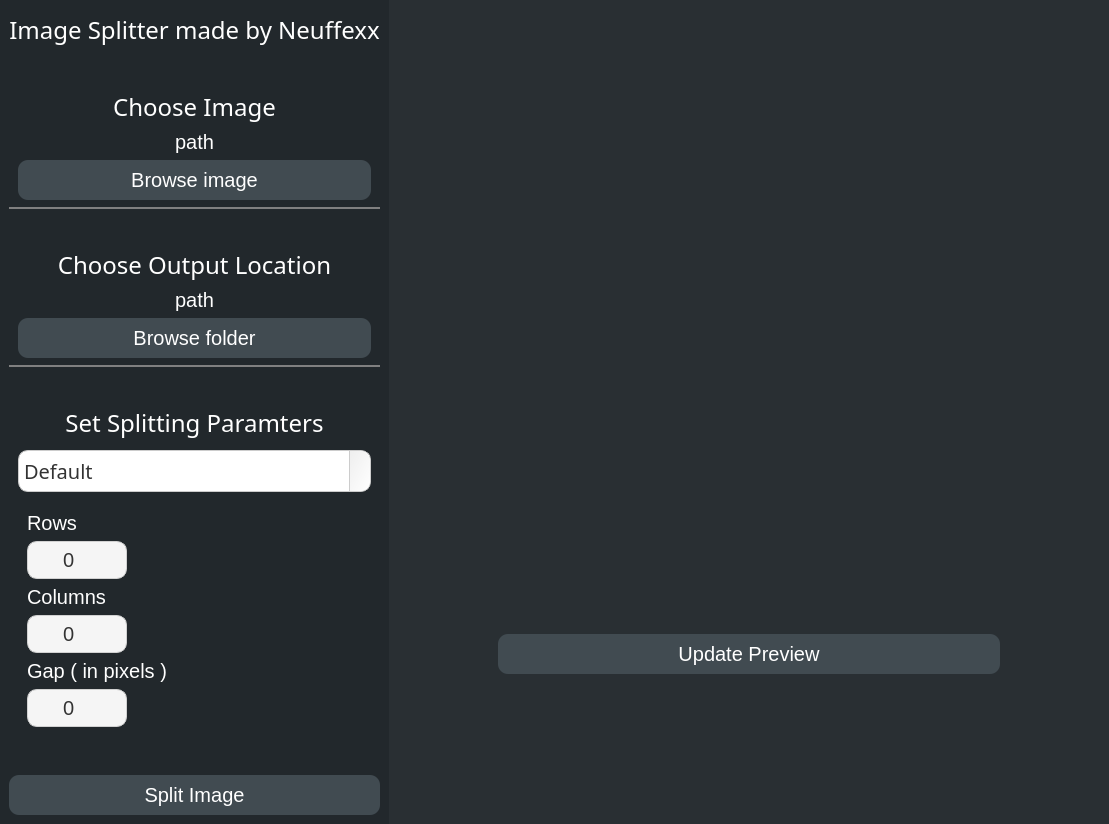
<?xml version="1.0" encoding="UTF-8"?>
<ui version="4.0">
 <class>MainWindow</class>
 <widget class="QMainWindow" name="MainWindow">
  <property name="geometry">
   <rect>
    <x>0</x>
    <y>0</y>
    <width>1109</width>
    <height>824</height>
   </rect>
  </property>
  <property name="font">
   <font>
    <pointsize>9</pointsize>
    <italic>false</italic>
    <bold>false</bold>
   </font>
  </property>
  <property name="windowTitle">
   <string>DisplayKeys-IS</string>
  </property>
  <property name="windowIcon">
   <iconset>
    <normaloff>ProjectFiles/assets/DisplayKeys-IS.ico</normaloff>ProjectFiles/assets/DisplayKeys-IS.ico</iconset>
  </property>
  <property name="styleSheet">
   <string notr="true">#left_menu_wrapper {
	background-color: #22282c;
}

#preview_wrapper {
	background-color: #292f33;
}

* {
	font: &quot;Poppins&quot;;
}

QLabel {
color: white;
}
QPushButton{
	border-radius: 10px;
	background-color: rgb(65, 75, 81);
	color: white;
}
QPushButton:hover {
    background-color: rgb(82, 95, 102);
    border: 2px solid #AAAAAA;
}
QComboBox {
	border-radius: 10px;
	background-color: rgb(65, 75, 81);
	color: white;
}
</string>
  </property>
  <widget class="QWidget" name="centralwidget">
   <layout class="QHBoxLayout" name="horizontalLayout">
    <property name="spacing">
     <number>0</number>
    </property>
    <property name="leftMargin">
     <number>0</number>
    </property>
    <property name="topMargin">
     <number>0</number>
    </property>
    <property name="rightMargin">
     <number>0</number>
    </property>
    <property name="bottomMargin">
     <number>0</number>
    </property>
    <item>
     <widget class="QWidget" name="left_menu_wrapper" native="true">
      <property name="styleSheet">
       <string notr="true"/>
      </property>
      <layout class="QVBoxLayout" name="verticalLayout_4">
       <property name="spacing">
        <number>30</number>
       </property>
       <item>
        <widget class="QLabel" name="title_label">
         <property name="font">
          <font>
           <family>Poppins</family>
           <pointsize>18</pointsize>
           <italic>false</italic>
           <bold>false</bold>
          </font>
         </property>
         <property name="text">
          <string>Image Splitter made by Neuffexx</string>
         </property>
         <property name="alignment">
          <set>Qt::AlignCenter</set>
         </property>
        </widget>
       </item>
       <item>
        <widget class="QWidget" name="import_image_wrapper" native="true">
         <property name="styleSheet">
          <string notr="true">.QWidget {
border-bottom: 2px solid grey
}</string>
         </property>
         <layout class="QVBoxLayout" name="verticalLayout">
          <item>
           <widget class="QLabel" name="browse_label">
            <property name="font">
             <font>
              <family>Poppins</family>
              <pointsize>18</pointsize>
              <italic>false</italic>
              <bold>false</bold>
             </font>
            </property>
            <property name="text">
             <string>Choose Image</string>
            </property>
            <property name="alignment">
             <set>Qt::AlignCenter</set>
            </property>
           </widget>
          </item>
          <item>
           <widget class="QLabel" name="input_image_path">
            <property name="font">
             <font>
              <pointsize>15</pointsize>
              <italic>false</italic>
              <bold>false</bold>
             </font>
            </property>
            <property name="text">
             <string>path</string>
            </property>
            <property name="alignment">
             <set>Qt::AlignCenter</set>
            </property>
           </widget>
          </item>
          <item>
           <widget class="QPushButton" name="browse_button">
            <property name="minimumSize">
             <size>
              <width>0</width>
              <height>40</height>
             </size>
            </property>
            <property name="font">
             <font>
              <pointsize>15</pointsize>
              <italic>false</italic>
              <bold>false</bold>
             </font>
            </property>
            <property name="cursor">
             <cursorShape>PointingHandCursor</cursorShape>
            </property>
            <property name="text">
             <string>Browse image</string>
            </property>
           </widget>
          </item>
         </layout>
        </widget>
       </item>
       <item>
        <widget class="QWidget" name="output_wrapper" native="true">
         <property name="styleSheet">
          <string notr="true">.QWidget {
border-bottom: 2px solid grey
}</string>
         </property>
         <layout class="QVBoxLayout" name="verticalLayout_2">
          <item>
           <widget class="QLabel" name="browse_label_2">
            <property name="font">
             <font>
              <family>Poppins</family>
              <pointsize>18</pointsize>
              <italic>false</italic>
              <bold>false</bold>
             </font>
            </property>
            <property name="text">
             <string>Choose Output Location</string>
            </property>
            <property name="alignment">
             <set>Qt::AlignCenter</set>
            </property>
           </widget>
          </item>
          <item>
           <widget class="QLabel" name="input_image_path_2">
            <property name="font">
             <font>
              <pointsize>15</pointsize>
              <italic>false</italic>
              <bold>false</bold>
             </font>
            </property>
            <property name="text">
             <string>path</string>
            </property>
            <property name="alignment">
             <set>Qt::AlignCenter</set>
            </property>
           </widget>
          </item>
          <item>
           <widget class="QPushButton" name="browse_button_2">
            <property name="minimumSize">
             <size>
              <width>0</width>
              <height>40</height>
             </size>
            </property>
            <property name="font">
             <font>
              <pointsize>15</pointsize>
              <italic>false</italic>
              <bold>false</bold>
             </font>
            </property>
            <property name="cursor">
             <cursorShape>PointingHandCursor</cursorShape>
            </property>
            <property name="text">
             <string>Browse folder</string>
            </property>
           </widget>
          </item>
         </layout>
        </widget>
       </item>
       <item>
        <widget class="QWidget" name="splitting_wrapper" native="true">
         <property name="styleSheet">
          <string notr="true"/>
         </property>
         <layout class="QVBoxLayout" name="verticalLayout_5">
          <property name="spacing">
           <number>10</number>
          </property>
          <item>
           <widget class="QLabel" name="splitting_title">
            <property name="font">
             <font>
              <family>Poppins</family>
              <pointsize>18</pointsize>
              <italic>false</italic>
              <bold>false</bold>
             </font>
            </property>
            <property name="text">
             <string>Set Splitting Paramters</string>
            </property>
            <property name="alignment">
             <set>Qt::AlignCenter</set>
            </property>
           </widget>
          </item>
          <item>
           <widget class="QComboBox" name="comboBox">
            <property name="minimumSize">
             <size>
              <width>162</width>
              <height>30</height>
             </size>
            </property>
            <property name="maximumSize">
             <size>
              <width>16777215</width>
              <height>16777215</height>
             </size>
            </property>
            <property name="font">
             <font>
              <family>Poppins</family>
              <pointsize>15</pointsize>
              <italic>false</italic>
              <bold>false</bold>
             </font>
            </property>
            <property name="cursor">
             <cursorShape>PointingHandCursor</cursorShape>
            </property>
            <property name="styleSheet">
             <string notr="true">QComboBox {
    background-color: #FFFFFF;
    border: 1px solid #CCCCCC;
    border-radius: 10px;
    padding: 5px;
    min-width: 150px;
    color: #333333;
}

QComboBox::drop-down {
    subcontrol-origin: padding;
    subcontrol-position: right;
    width: 20px;
    border-left-width: 1px;
    border-left-color: #CCCCCC;
    border-left-style: solid;
    border-top-right-radius: 10px;
    border-bottom-right-radius: 10px;
    background: qlineargradient(x1:0, y1:0, x2:1, y2:1, stop:0 #EEEEEE, stop:1 #FFFFFF);
}

QComboBox::down-arrow {
    image: url(ProjectFiles/assets/chevron-down.svg)
}

QComboBox:hover {
    background-color: #F2F2F2;
    border: 1px solid #AAAAAA;
}

QComboBox::drop-down:hover {
    background: qlineargradient(x1:0, y1:0, x2:1, y2:1, stop:0 #DDDDDD, stop:1 #FFFFFF);
}</string>
            </property>
            <property name="currentText">
             <string>Default</string>
            </property>
            <property name="frame">
             <bool>true</bool>
            </property>
            <item>
             <property name="text">
              <string>Default</string>
             </property>
            </item>
            <item>
             <property name="text">
              <string>User Defined</string>
             </property>
            </item>
           </widget>
          </item>
          <item>
           <widget class="QWidget" name="widget" native="true">
            <property name="font">
             <font>
              <pointsize>15</pointsize>
              <italic>false</italic>
              <bold>false</bold>
             </font>
            </property>
            <property name="styleSheet">
             <string notr="true">QSpinBox {
    border: 1px solid #d1d1d1;
    border-radius: 10px;
    padding: 5px;
    background-color: #f5f5f5;
    color: #333333;
}

QSpinBox:hover {
    background-color: #e8e8e8;
}

QSpinBox::up-button {
    subcontrol-origin: border;
    subcontrol-position: top right;
    width: 16px;
    border-top-right-radius: 10px;
}

QSpinBox::down-button {
    subcontrol-origin: border;
    subcontrol-position: bottom right;
    width: 16px;
    border-bottom-right-radius: 10px;
}

QSpinBox::up-arrow {
    image: url(up_arrow.png);
    width: 10px;
    height: 10px;
}

QSpinBox::down-arrow {
    image: url(down_arrow.png);
    width: 10px;
    height: 10px;
}</string>
            </property>
            <layout class="QVBoxLayout" name="verticalLayout_3">
             <item>
              <widget class="QLabel" name="rows_label">
               <property name="font">
                <font>
                 <pointsize>15</pointsize>
                 <italic>false</italic>
                 <bold>false</bold>
                </font>
               </property>
               <property name="text">
                <string>Rows</string>
               </property>
               <property name="alignment">
                <set>Qt::AlignLeading|Qt::AlignLeft|Qt::AlignVCenter</set>
               </property>
              </widget>
             </item>
             <item>
              <widget class="QSpinBox" name="rows_box">
               <property name="maximumSize">
                <size>
                 <width>100</width>
                 <height>16777215</height>
                </size>
               </property>
               <property name="font">
                <font>
                 <pointsize>15</pointsize>
                 <italic>false</italic>
                 <bold>false</bold>
                </font>
               </property>
               <property name="alignment">
                <set>Qt::AlignCenter</set>
               </property>
               <property name="maximum">
                <number>100</number>
               </property>
              </widget>
             </item>
             <item>
              <widget class="QLabel" name="columns_label">
               <property name="font">
                <font>
                 <pointsize>15</pointsize>
                 <italic>false</italic>
                 <bold>false</bold>
                </font>
               </property>
               <property name="text">
                <string>Columns</string>
               </property>
               <property name="alignment">
                <set>Qt::AlignLeading|Qt::AlignLeft|Qt::AlignVCenter</set>
               </property>
              </widget>
             </item>
             <item>
              <widget class="QSpinBox" name="columns_box">
               <property name="maximumSize">
                <size>
                 <width>100</width>
                 <height>16777215</height>
                </size>
               </property>
               <property name="font">
                <font>
                 <pointsize>15</pointsize>
                 <italic>false</italic>
                 <bold>false</bold>
                </font>
               </property>
               <property name="alignment">
                <set>Qt::AlignCenter</set>
               </property>
              </widget>
             </item>
             <item>
              <widget class="QLabel" name="gap_label">
               <property name="font">
                <font>
                 <pointsize>15</pointsize>
                 <italic>false</italic>
                 <bold>false</bold>
                </font>
               </property>
               <property name="text">
                <string>Gap ( in pixels )</string>
               </property>
               <property name="alignment">
                <set>Qt::AlignLeading|Qt::AlignLeft|Qt::AlignVCenter</set>
               </property>
              </widget>
             </item>
             <item>
              <widget class="QSpinBox" name="gap_box">
               <property name="maximumSize">
                <size>
                 <width>100</width>
                 <height>16777215</height>
                </size>
               </property>
               <property name="font">
                <font>
                 <pointsize>15</pointsize>
                 <italic>false</italic>
                 <bold>false</bold>
                </font>
               </property>
               <property name="alignment">
                <set>Qt::AlignCenter</set>
               </property>
              </widget>
             </item>
            </layout>
           </widget>
          </item>
         </layout>
        </widget>
       </item>
       <item>
        <widget class="QPushButton" name="split_image_button">
         <property name="minimumSize">
          <size>
           <width>0</width>
           <height>40</height>
          </size>
         </property>
         <property name="font">
          <font>
           <pointsize>15</pointsize>
           <italic>false</italic>
           <bold>false</bold>
          </font>
         </property>
         <property name="cursor">
          <cursorShape>PointingHandCursor</cursorShape>
         </property>
         <property name="text">
          <string>Split Image</string>
         </property>
        </widget>
       </item>
      </layout>
     </widget>
    </item>
    <item>
     <widget class="QWidget" name="preview_wrapper" native="true">
      <property name="sizePolicy">
       <sizepolicy hsizetype="Expanding" vsizetype="Preferred">
        <horstretch>0</horstretch>
        <verstretch>0</verstretch>
       </sizepolicy>
      </property>
      <layout class="QVBoxLayout" name="verticalLayout_6">
       <property name="topMargin">
        <number>150</number>
       </property>
       <property name="bottomMargin">
        <number>150</number>
       </property>
       <item>
        <widget class="QLabel" name="preview_frame">
         <property name="maximumSize">
          <size>
           <width>16777215</width>
           <height>16777215</height>
          </size>
         </property>
         <property name="text">
          <string/>
         </property>
         <property name="pixmap">
          <pixmap>ProjectFiles/assets/Preview.png</pixmap>
         </property>
         <property name="scaledContents">
          <bool>false</bool>
         </property>
        </widget>
       </item>
       <item>
        <widget class="QPushButton" name="update_preview_btn">
         <property name="minimumSize">
          <size>
           <width>0</width>
           <height>40</height>
          </size>
         </property>
         <property name="font">
          <font>
           <pointsize>15</pointsize>
           <italic>false</italic>
           <bold>false</bold>
          </font>
         </property>
         <property name="cursor">
          <cursorShape>PointingHandCursor</cursorShape>
         </property>
         <property name="styleSheet">
          <string notr="true">margin-left: 100px;
margin-right: 100px</string>
         </property>
         <property name="text">
          <string>Update Preview</string>
         </property>
         <property name="icon">
          <iconset>
           <normaloff>ProjectFiles/assets/refresh_icon.svg</normaloff>ProjectFiles/assets/refresh_icon.svg</iconset>
         </property>
         <property name="iconSize">
          <size>
           <width>30</width>
           <height>30</height>
          </size>
         </property>
        </widget>
       </item>
      </layout>
     </widget>
    </item>
   </layout>
  </widget>
 </widget>
 <resources/>
 <connections/>
</ui>
